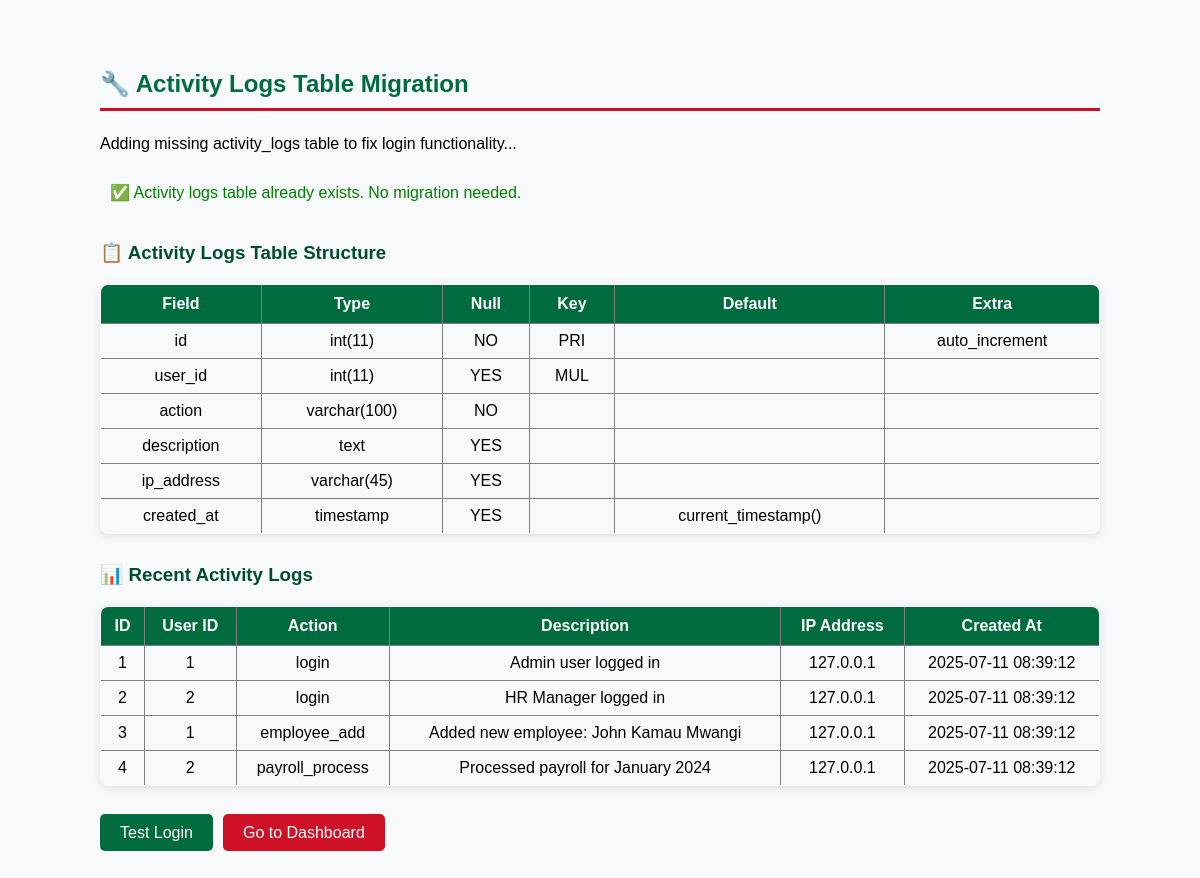
The page /migrate_activity_logs.php on the database its author committed.
### tables this page shows
CREATE TABLE IF NOT EXISTS activity_logs (
    id INT PRIMARY KEY AUTO_INCREMENT,
    user_id INT,
    action VARCHAR(100) NOT NULL,
    description TEXT,
    ip_address VARCHAR(45),
    created_at TIMESTAMP DEFAULT CURRENT_TIMESTAMP,
    FOREIGN KEY (user_id) REFERENCES users(id) ON DELETE SET NULL
);

### migrate_activity_logs.php (the view, shortened to what this page needs)
<?php
$database = new Database();
$db = $database->getConnection();
echo "<h2>🔧 Activity Logs Table Migration</h2>";
echo "<p>Adding missing activity_logs table to fix login functionality...</p>";
try {
    $stmt = $db->query("SHOW TABLES LIKE 'activity_logs'");
    $tableExists = $stmt->rowCount() > 0;
    if ($tableExists) {
        echo "<div style='color: green;'>✅ Activity logs table already exists. No migration needed.</div>";
    }
    echo "<h3>📋 Activity Logs Table Structure</h3>";
    $stmt = $db->query("DESCRIBE activity_logs");
    $columns = $stmt->fetchAll(PDO::FETCH_ASSOC);
    echo "<table border='1' style='border-collapse: collapse; width: 100%; margin: 20px 0;'>";
    echo "<tr style='background: #006b3f; color: white;'>";
    echo "<th style='padding: 10px;'>Field</th>";
    echo "<th style='padding: 10px;'>Type</th>";
    echo "<th style='padding: 10px;'>Null</th>";
    echo "<th style='padding: 10px;'>Key</th>";
    echo "<th style='padding: 10px;'>Default</th>";
    echo "<th style='padding: 10px;'>Extra</th>";
    echo "</tr>";
    foreach ($columns as $column) {
        echo "<tr>";
        echo "<td style='padding: 8px;'>{$column['Field']}</td>";
        echo "<td style='padding: 8px;'>{$column['Type']}</td>";
        echo "<td style='padding: 8px;'>{$column['Null']}</td>";
        echo "<td style='padding: 8px;'>{$column['Key']}</td>";
        echo "<td style='padding: 8px;'>{$column['Default']}</td>";
        echo "<td style='padding: 8px;'>{$column['Extra']}</td>";
        echo "</tr>";
    }
    echo "</table>";
    echo "<h3>📊 Recent Activity Logs</h3>";
    $stmt = $db->query("SELECT * FROM activity_logs ORDER BY created_at DESC LIMIT 5");
    $logs = $stmt->fetchAll(PDO::FETCH_ASSOC);
    if (!empty($logs)) {
        echo "<table border='1' style='border-collapse: collapse; width: 100%; margin: 20px 0;'>";
        echo "<tr style='background: #006b3f; color: white;'>";
        echo "<th style='padding: 10px;'>ID</th>";
        echo "<th style='padding: 10px;'>User ID</th>";
        echo "<th style='padding: 10px;'>Action</th>";
        echo "<th style='padding: 10px;'>Description</th>";
        echo "<th style='padding: 10px;'>IP Address</th>";
        echo "<th style='padding: 10px;'>Created At</th>";
        echo "</tr>";
        foreach ($logs as $log) {
            echo "<tr>";
            echo "<td style='padding: 8px;'>{$log['id']}</td>";
            echo "<td style='padding: 8px;'>" . ($log['user_id'] ?? 'N/A') . "</td>";
            echo "<td style='padding: 8px;'>{$log['action']}</td>";
            echo "<td style='padding: 8px;'>" . htmlspecialchars($log['description']) . "</td>";
            echo "<td style='padding: 8px;'>{$log['ip_address']}</td>";
            echo "<td style='padding: 8px;'>{$log['created_at']}</td>";
            echo "</tr>";
        }
        echo "</table>";
    } else {
        echo "<p>No activity logs found yet. Logs will appear here after user activities.</p>";
    }
} catch (Exception $e) {
    echo "<div style='color: red;'>❌ Migration failed: " . $e->getMessage() . "</div>";
    echo "<p>Please check your database permissions and try again.</p>";
    echo "<h3>🔍 Error Details</h3>";
    echo "<div style='background: #f8d7da; padding: 15px; border-radius: 5px; margin: 10px 0;'>";
    echo "<strong>Error:</strong> " . $e->getMessage() . "<br>";
    echo "<strong>File:</strong> " . $e->getFile() . "<br>";
    echo "<strong>Line:</strong> " . $e->getLine() . "<br>";
    echo "</div>";
}
echo "<br><a href='landing.html' style='background: #006b3f; color: white; padding: 10px 20px; text-decoration: none; border-radius: 5px; margin-right: 10px;'>Test Login</a>";
echo "<a href='index.php' style='background: #ce1126; color: white; padding: 10px 20px; text-decoration: none; border-radius: 5px;'>Go to Dashboard</a>";
?>
<!DOCTYPE html>
<html>
<head>
</head>
<body>
</body>
</html>

### migrate_activity_logs.php (style rules this page uses)
body { font-family: Arial, sans-serif; max-width: 1000px; margin: 50px auto; padding: 20px; background: #f8f9fa; }
h2 { color: #006b3f; border-bottom: 3px solid #ce1126; padding-bottom: 10px; }
h3 { color: #004d2e; margin-top: 30px; }
p { line-height: 1.6; }
div { margin: 10px 0; padding: 10px; border-radius: 5px; }
table { box-shadow: 0 2px 10px rgba(0,0,0,0.1); border-radius: 8px; overflow: hidden; }
th { font-weight: bold; text-align: center; }
td { text-align: center; }

### rows shown on the page
activity_logs: id "1", user "1", action "login", description "Admin user logged in", ip_address "127.0.0.1", created_at "2025-07-11 08:39:12"
activity_logs: id "2", user "2", action "login", description "HR Manager logged in", ip_address "127.0.0.1", created_at "2025-07-11 08:39:12"
activity_logs: id "3", user "1", action "employee_add", description "Added new employee: John Kamau Mwangi", ip_address "127.0.0.1", created_at "2025-07-11 08:39:12"
activity_logs: id "4", user "2", action "payroll_process", description "Processed payroll for January 2024", ip_address "127.0.0.1", created_at "2025-07-11 08:39:12"

### other values the page prints
$column['Field'] "id"
$column['Type'] "int(11)"
$column['Null'] "NO"
$column['Key'] "PRI"
$column['Extra'] "auto_increment"
$column['Field'] "user_id"
$column['Null'] "YES"
$column['Key'] "MUL"
$column['Field'] "action"
$column['Type'] "varchar(100)"
$column['Field'] "description"
$column['Type'] "text"
$column['Field'] "ip_address"
$column['Type'] "varchar(45)"
$column['Field'] "created_at"
